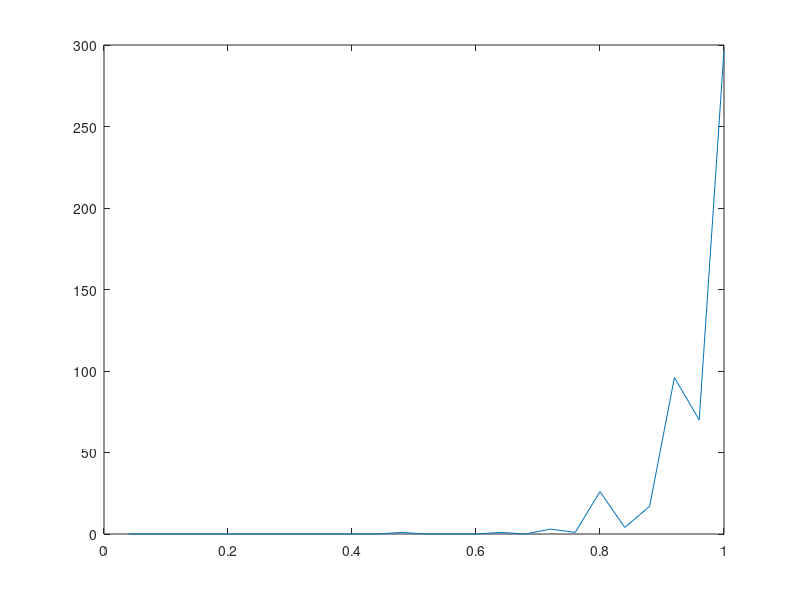

This figure's MATLAB source:
clf;

q = load('lambda/output_Q.csv')';
lambda = load('lambda/lambda.csv')';
R = load('lambda/bitRate.csv')';
L = load('lambda/meanPacketSize.csv')';

nu = (R)./(L*8);
rho = lambda./nu;

plot(rho, q);
